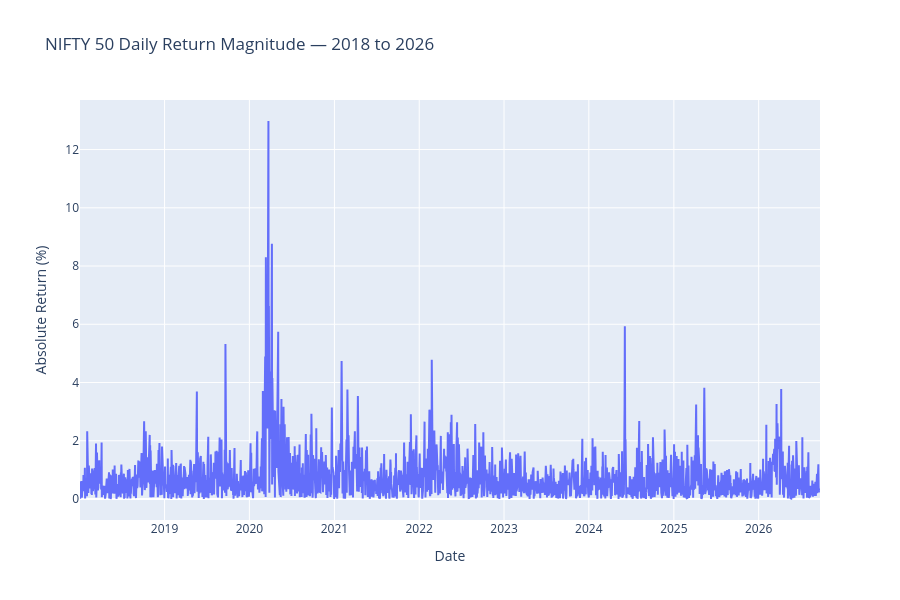

Notebook code for this chart:
### Code cell
fig = go.Figure()

fig.add_trace(
    go.Scatter(
        x=clean_nifty["Date"],
        y=clean_nifty["Absolute_Return"] * 100,
        mode="lines",
        name="Absolute Return"
    )
)

fig.update_layout(
    title="NIFTY 50 Daily Return Magnitude — 2018 to 2026",
    xaxis_title="Date",
    yaxis_title="Absolute Return (%)",
    hovermode="x unified",
    height=600
)

fig.show()

### Figure 1 — Plotly figure (JSON) as saved in the notebook; plotly's stock layout.template omitted (floating-point values rounded to 4 significant figures; data arrays with more than 128 entries replaced by an {"elided": "..."} marker saying what was removed)
{"data": [{"mode": "lines", "name": "Absolute Return", "type": "scatter", "x": {"elided": "2150 str values"}, "y": {"elided": "2150 float values"}}], "layout": {"height": 600, "hovermode": "x unified", "title": {"text": "NIFTY 50 Daily Return Magnitude — 2018 to 2026"}, "xaxis": {"title": {"text": "Date"}}, "yaxis": {"title": {"text": "Absolute Return (%)"}}}}
